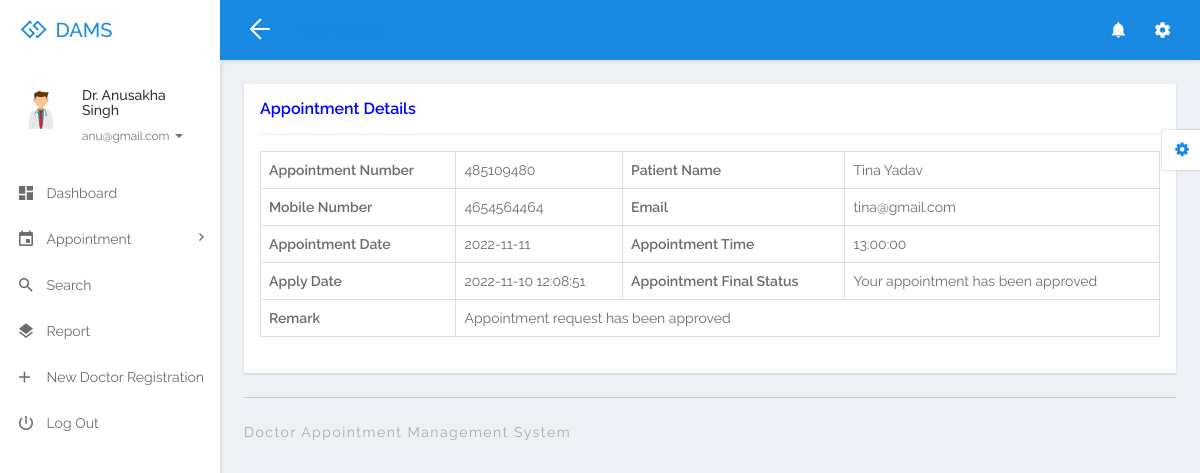
Screenshot of /doctor/view-appointment-detail.php?editid=3&&aptid=485109480 (signed in) with the database file from the repository.
### tables this page shows
CREATE TABLE `tbldoctor` (
  `ID` int(5) NOT NULL,
  `FullName` varchar(250) DEFAULT NULL,
  `MobileNumber` bigint(10) DEFAULT NULL,
  `Email` varchar(250) DEFAULT NULL,
  `Specialization` varchar(250) DEFAULT NULL,
  `Password` varchar(259) DEFAULT NULL,
  `CreationDate` timestamp NULL DEFAULT current_timestamp()
);

CREATE TABLE `tblappointment` (
  `ID` int(10) NOT NULL,
  `AppointmentNumber` int(10) DEFAULT NULL,
  `Name` varchar(250) DEFAULT NULL,
  `MobileNumber` bigint(20) DEFAULT NULL,
  `Email` varchar(250) DEFAULT NULL,
  `AppointmentDate` date DEFAULT NULL,
  `AppointmentTime` time DEFAULT NULL,
  `Specialization` varchar(250) DEFAULT NULL,
  `Doctor` int(10) DEFAULT NULL,
  `Message` mediumtext DEFAULT NULL,
  `ApplyDate` timestamp NULL DEFAULT current_timestamp(),
  `Remark` varchar(250) DEFAULT NULL,
  `Status` varchar(250) DEFAULT NULL,
  `UpdationDate` timestamp NULL DEFAULT NULL ON UPDATE current_timestamp()
);

### doctor/view-appointment-detail.php (the view, shortened to what this page needs)
<?php
include('includes/dbconnection.php');
if (strlen($_SESSION['damsid']==0)) {
  header('location:logout.php');
  } else{
  ?>
<!DOCTYPE html>
<html lang="en">
<head>
	<link rel="stylesheet" href="libs/bower/font-awesome/css/font-awesome.min.css">
	<link rel="stylesheet" href="libs/bower/material-design-iconic-font/dist/css/material-design-iconic-font.css">
	<link rel="stylesheet" href="libs/bower/animate.css/animate.min.css">
	<link rel="stylesheet" href="libs/bower/fullcalendar/dist/fullcalendar.min.css">
	<link rel="stylesheet" href="libs/bower/perfect-scrollbar/css/perfect-scrollbar.css">
	<link rel="stylesheet" href="assets/css/bootstrap.css">
	<link rel="stylesheet" href="assets/css/core.css">
	<link rel="stylesheet" href="assets/css/app.css">
</head>
<body class="menubar-left menubar-unfold menubar-light theme-primary">
<?php include_once('includes/header.php');?>
<?php include_once('includes/sidebar.php');?>
<main id="app-main" class="app-main">
  <div class="wrap">
	<section class="app-content">
		<div class="row">
			<div class="col-md-12">
				<div class="widget">
					<header class="widget-header">
						<h4 class="widget-title" style="color: blue">Appointment Details</h4>
					</header>
					<hr class="widget-separator">
					<div class="widget-body">
						<div class="table-responsive">
							<?php
                  $eid=$_GET['editid'];
$sql="SELECT * from tblappointment  where ID=:eid";
$query = $dbh -> prepare($sql);
$query-> bindParam(':eid', $eid, PDO::PARAM_STR);
$query->execute();
$results=$query->fetchAll(PDO::FETCH_OBJ);
$cnt=1;
if($query->rowCount() > 0)
{
foreach($results as $row)
{               ?>
							<table border="1" class="table table-bordered mg-b-0">
                                            <tr>
    <th>Appointment Number</th>
    <td><?php  echo $aptno=($row->AppointmentNumber);?></td>
    <th>Patient Name</th>
    <td><?php  echo $row->Name;?></td>
  </tr>
  <tr>
    <th>Mobile Number</th>
    <td><?php  echo $row->MobileNumber;?></td>
    <th>Email</th>
    <td><?php  echo $row->Email;?></td>
  </tr>
   <tr>
    <th>Appointment Date</th>
    <td><?php  echo $row->AppointmentDate;?></td>
    <th>Appointment Time</th>
    <td><?php  echo $row->AppointmentTime;?></td>
  </tr>
  <tr>
    <th>Apply Date</th>
    <td><?php  echo $row->ApplyDate;?></td>
     <th>Appointment Final Status</th>
    <td colspan="4"> <?php  $status=$row->Status;
if($row->Status=="Approved")
{
 echo "Your appointment has been approved";
}
     ;?></td>
  </tr>
   <tr>
<th >Remark</th>
 <?php if($row->Remark==""){ ?>
                     <td colspan="3"><?php echo "Not Updated Yet"; ?></td>
<?php } else { ?>                  <td colspan="3"> <?php  echo htmlentities($row->Remark);?>
                  </td>
                  <?php } ?>
  </tr>
<?php $cnt=$cnt+1;}} ?>
</table>
<br>
					</div>
				</div>
			</div>
		</div>
	</section>
</div>
  <?php include_once('includes/footer.php');?>
</main>
<?php include_once('includes/customizer.php');?>
</body>
</html>
<?php }  ?>

### doctor/includes/sidebar.php (shortened to what this page needs)
<aside id="menubar" class="menubar light">
  <div class="app-user">
    <div class="media">
      <div class="media-left">
        <div class="avatar avatar-md avatar-circle">
          <a href="javascript:void(0)"><img class="img-responsive" src="assets/images/doc-ava.png" alt="avatar"/></a>
        </div>
      </div>
      <div class="media-body">
        <div class="foldable">
          <?php
$eid=$_SESSION['damsid'];
$sql="SELECT FullName,Email from  tbldoctor where ID=:eid";
$query = $dbh -> prepare($sql);
$query->bindParam(':eid',$eid,PDO::PARAM_STR);
$query->execute();
$results=$query->fetchAll(PDO::FETCH_OBJ);
foreach($results as $row)
{
$email=$row->Email;
$fname=$row->FullName;
}   ?>
          <h5><a href="javascript:void(0)" class="username"><?php  echo $fname ;?></a></h5>
          <ul>
            <li class="dropdown">
              <a href="javascript:void(0)" class="dropdown-toggle usertitle" data-toggle="dropdown" aria-haspopup="true" aria-expanded="false">
                <small><?php  echo $email;?></small>
                <span class="caret"></span>
              </a>
            </li>
          </ul>
        </div>
      </div>
    </div>
  </div>
  <div class="menubar-scroll">
    <div class="menubar-scroll-inner">
      <ul class="app-menu">
        <li class="has-submenu">
          <a href="dashboard.php">
            <i class="menu-icon zmdi zmdi-view-dashboard zmdi-hc-lg"></i>
            <span class="menu-text">Dashboard</span>
          </a>
        </li>
       <li class="has-submenu">
          <a href="javascript:void(0)" class="submenu-toggle">
            <i class="menu-icon zmdi zmdi-calendar zmdi-hc-lg"></i>
            <span class="menu-text">Appointment</span>
            <i class="menu-caret zmdi zmdi-hc-sm zmdi-chevron-right"></i>
          </a>
        </li>
        <li>
          <a href="search.php">
            <i class="menu-icon zmdi zmdi-search zmdi-hc-lg"></i>
            <span class="menu-text">Search</span>
          </a>
        </li>
        <li>
          <a href="appointment-bwdates.php">
            <i class="menu-icon zmdi zmdi-layers zmdi-hc-lg"></i>
            <span class="menu-text">Report</span>
          </a>
        </li>
        <li>
        <a href="signup.php" target="_blank">
          <i class="menu-icon zmdi zmdi-plus zmdi-hc-lg"></i>
            <span class="menu-text">New Doctor Registration</span>
          </a>
        </li>
        <li>
        <a href="logout.php">
          <i class="menu-icon zmdi zmdi-power-off zmdi-hc-lg"></i>
            <span class="menu-text">Log Out</span>
          </a>
        </li>
      </ul>
    </div>
  </div>
</aside>

### rows the page displays
tbldoctor: FullName "Dr. Anusakha Singh", Email "anu@gmail.com"
tblappointment: AppointmentNumber "485109480", Name "Tina Yadav", MobileNumber "4654564464", Email "tina@gmail.com", AppointmentDate "2022-11-11", AppointmentTime "13:00:00", ApplyDate "2022-11-10 12:08:51", Status "Your appointment has been approved", Remark "Appointment request has been approved"
